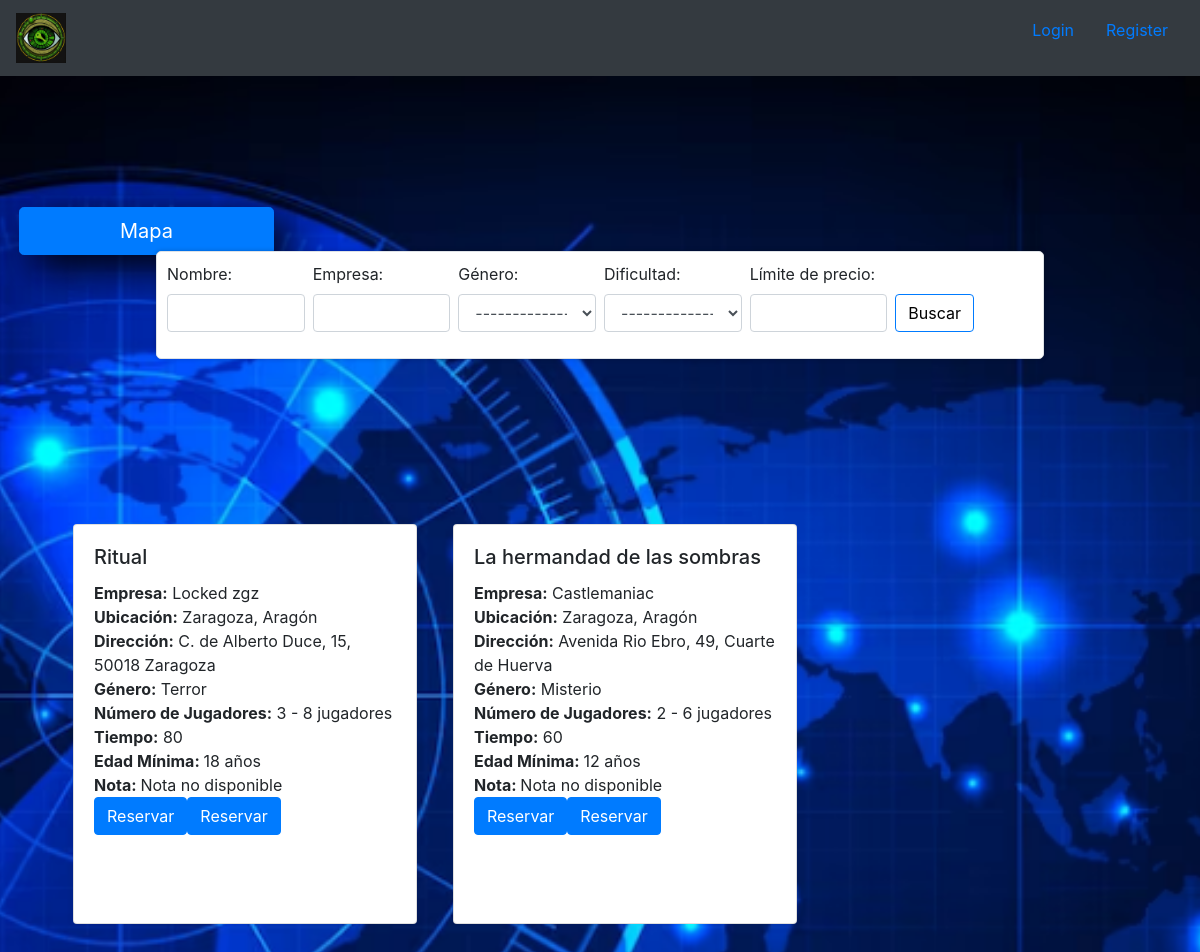
Screenshot of /boostrap/paginaAragon.php with the database file from the repository.
### tables this page shows
CREATE TABLE `escaperooms` (
  `id_escape` int(3) NOT NULL,
  `empresa` varchar(50) NOT NULL,
  `sala` varchar(50) NOT NULL,
  `ubi` varchar(255) NOT NULL,
  `direc` varchar(255) NOT NULL,
  `genero` varchar(10) NOT NULL,
  `num_jugadores` varchar(25) NOT NULL,
  `tiempo` int(11) NOT NULL,
  `dificult` varchar(25) NOT NULL,
  `edadMin` varchar(25) NOT NULL,
  `nota` int(11) NOT NULL,
  `link` varchar(255) NOT NULL,
  `precio` varchar(25) NOT NULL,
  `escaperoomsGanadas` tinyint(1) NOT NULL
);

### boostrap/paginaAragon.php (the view, shortened to what this page needs)
<!DOCTYPE html>
<html>
<head>
        <link rel="stylesheet" href="https://maxcdn.bootstrapcdn.com/bootstrap/4.0.0/css/bootstrap.min.css">
</head>
<body>
<div class="container">
    <div class="row">
        <div class="col-4 ms-auto">
            <a href="../mapa.php">
                <button type="button" class="btn btn-primary btn-lg  mx-1" style="padding-left:100px; padding-right: 100px; box-shadow: 15px 13px 40px black;  top: 15%; left:15px;  position: fixed;">Mapa</button>
            </a>
        </div>
    </div>
    <div class="border">
    <form method="post" action="buscador.php" class="d-flex">
        <div class="form-group flex-grow-1 mr-2">
            <label for="sala">Nombre:</label>
            <input type="text" name="sala" id="sala" class="form-control">
        </div>
        <div class="form-group flex-grow-1 mr-2">
            <label for="empresa">Empresa:</label>
            <input type="text" name="empresa" id="empresa" class="form-control">
        </div>
        <div class="form-group flex-grow-1 mr-2">
            <label for="genero">Género:</label>
            <select class="form-control" id="genero" name="genero">
                <option value="">------------------</option>
            </select>
        </div>
        <div class="form-group flex-grow-1 mr-2">
            <label for="dificult">Dificultad:</label>
            <select class="form-control" id="dificult" name="dificult">
                <option value="">------------------</option>
            </select>
        </div>
        <div class="form-group flex-grow-1 mr-2">
            <label for="precio">Límite de precio:</label>
            <input type="number" name="precio" id="precio" class="form-control">
        </div>
        <div class="form-group">
            <button type="submit" class="btn btn-primary" style="margin-top:32px; background-color:white; color:black;">Buscar</button>
        </div>
    </form>
</div>
    <div class="row">
        <?php
        $servername = "localhost";
        $username = "root";
        $password = "";
        $dbname = "escapesrooms";
        $conn = new mysqli($servername, $username, $password, $dbname);
        $ubi = isset($_POST['ubi']) ? $_POST['ubi'] : 'Aragón';
        $sql = "SELECT * FROM escaperooms";
        if (!empty($ubi)) {
            $sql .= " WHERE ubi LIKE '%{$ubi}%'";
        }
        $result = $conn->query($sql);
        while ($row = $result->fetch_assoc()) {
            echo '<div class="col-4">';
            echo '<div class="escape-room">';
            echo '<div class="card my-card">';
            echo '<div class="card-body">';
            echo '<h5 class="card-title">' . $row['sala'] . '</h5>';
            echo '<p class="card-text"><strong>Empresa:</strong> ' . $row['empresa'] . '</p>';
            echo '<p class="card-text"><strong>Ubicación:</strong> ' . $row['ubi'] . '</p>';
            echo '<p class="card-text"><strong>Dirección:</strong> ' . $row['direc'] . '</p>';
            echo '<p class="card-text"><strong>Género:</strong> ' . $row['genero'] . '</p>';
            echo '<p class="card-text"><strong>Número de Jugadores:</strong> ' . $row['num_jugadores'] . '</p>';
            echo '<p class="card-text"><strong>Tiempo:</strong> ' . $row['tiempo'] . '</p>';
            if ($row['edadMin'] == '*' || $row['edadMin'] == '-') {
                echo '<p class="card-text"><strong>Edad Mínima: </strong> Sin restricción de edad';
            } else {
                echo '<p class="card-text"><strong>Edad Mínima: </strong> ' . $row['edadMin'] . '</p>';
            }
            if ($row['nota'] == '0') {
                echo '<p class="card-text"><strong>Nota: </strong> Nota no disponible' . '<br>';
            } else {
                echo '<p class="card-text"><strong>Nota: </strong> ' . $row['nota'] . '</p>';
            }
            if ($row['link'] == '*' || $row['link'] == '-') {
                echo '<a href="' . '404.php' . '" class="btn btn-primary">Reservar</a>';
            } else {
                echo '<a href="' . $row['link'] . '" class="btn btn-primary">Reservar</a>';
            }
            if ($row['link'] == '*') {
                echo '<a href="' . '404.php' . '" class="btn btn-primary">Reservar</a>';
            } else {
                echo '<a href="' . $row['link'] . '" class="btn btn-primary">Reservar</a>';
            }
            echo '</div>';
            echo '</div>';
            echo '</div>';
            echo '</div>';
        }
        ?>
    </div>
</div>
</body>
</html>

### boostrap/paginaAragon.php (style rules this page uses)
body { background-image: url(../img/radar.PNG); background-repeat: no-repeat; background-position: center; background-size: cover; background-attachment: fixed; }
.escape-room p { margin: 0px 0; font-size: 16px; }
.col-4 { flex-basis: 33.33%; max-width: 33.33%; }
.col-4 .escape-room { width: 400px; height: 0; padding-bottom: 180%; top: 50%; }
.my-card { margin-right: 1.75rem; margin-left: 1.75rem; }
body > .container > .row > .col-4 { margin-bottom: 20%; }
.border { background-color: white; display: flex; justify-content: center; align-items: center; margin-bottom: 10%; transform: translate(-50%, -50%); padding: 10px; border-radius: 5px; box-shadow: 0px 0px 5px rgba(0, 0, 0, 0.2); margin-left: 50%; width: 80%; }
.border form { margin: 0; width: 100%; }
.form-group { flex: 1; }
.card { height: 400px; }

### rows the page displays
escaperooms: sala "Ritual", empresa "Locked zgz", ubi "Zaragoza, Aragón", direc "C. de Alberto Duce, 15, 50018 Zaragoza", genero "Terror", num_jugadores "3 - 8 jugadores", tiempo "80", edadMin "18 años", shows "Nota:", nota "Nota no disponible"
escaperooms: sala "La hermandad de las sombras", empresa "Castlemaniac", ubi "Zaragoza, Aragón", direc "Avenida Rio Ebro, 49, Cuarte de Huerva", genero "Misterio", num_jugadores "2 - 6 jugadores", tiempo "60", edadMin "12 años", shows "Nota:", nota "Nota no disponible"
